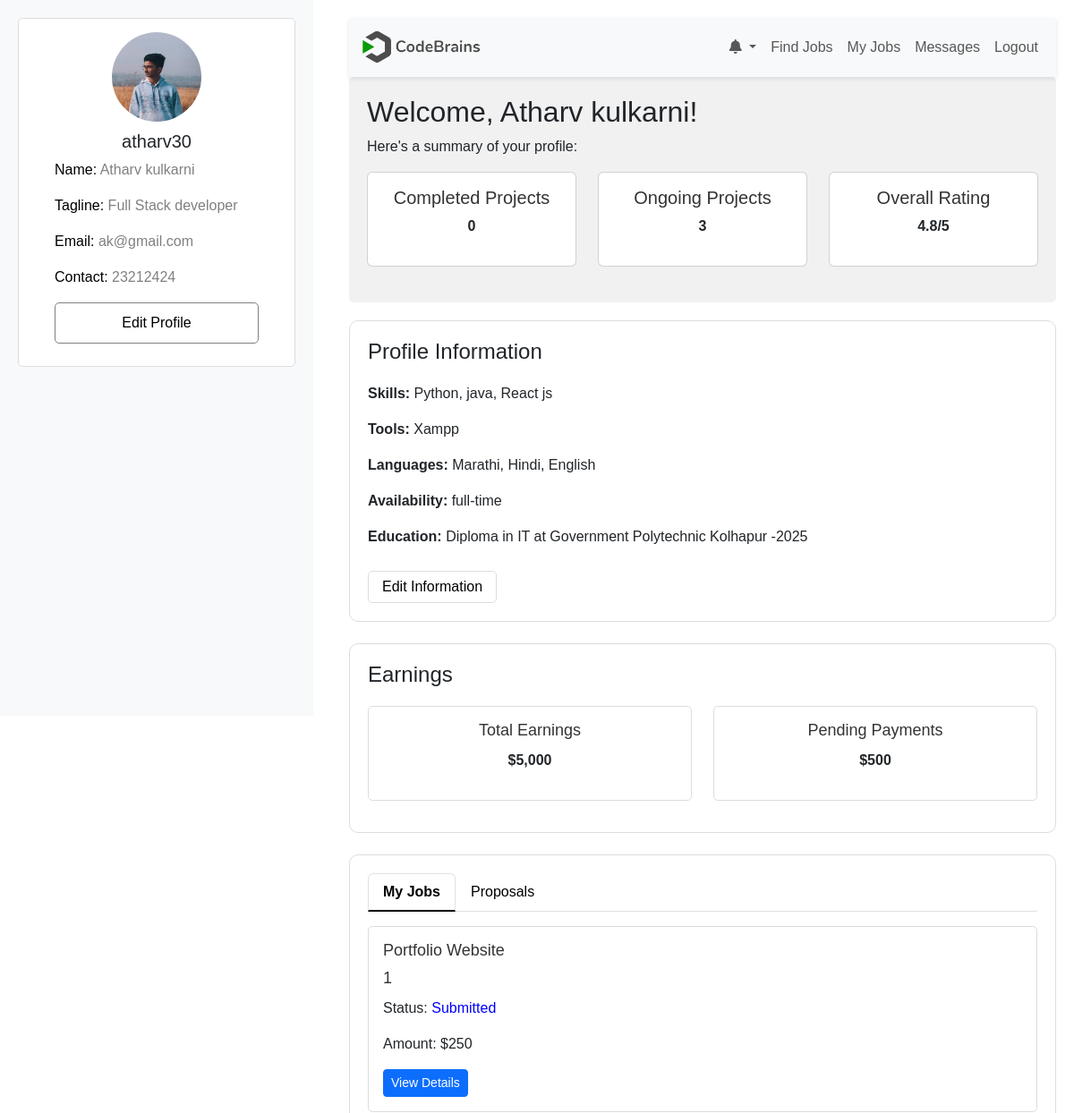
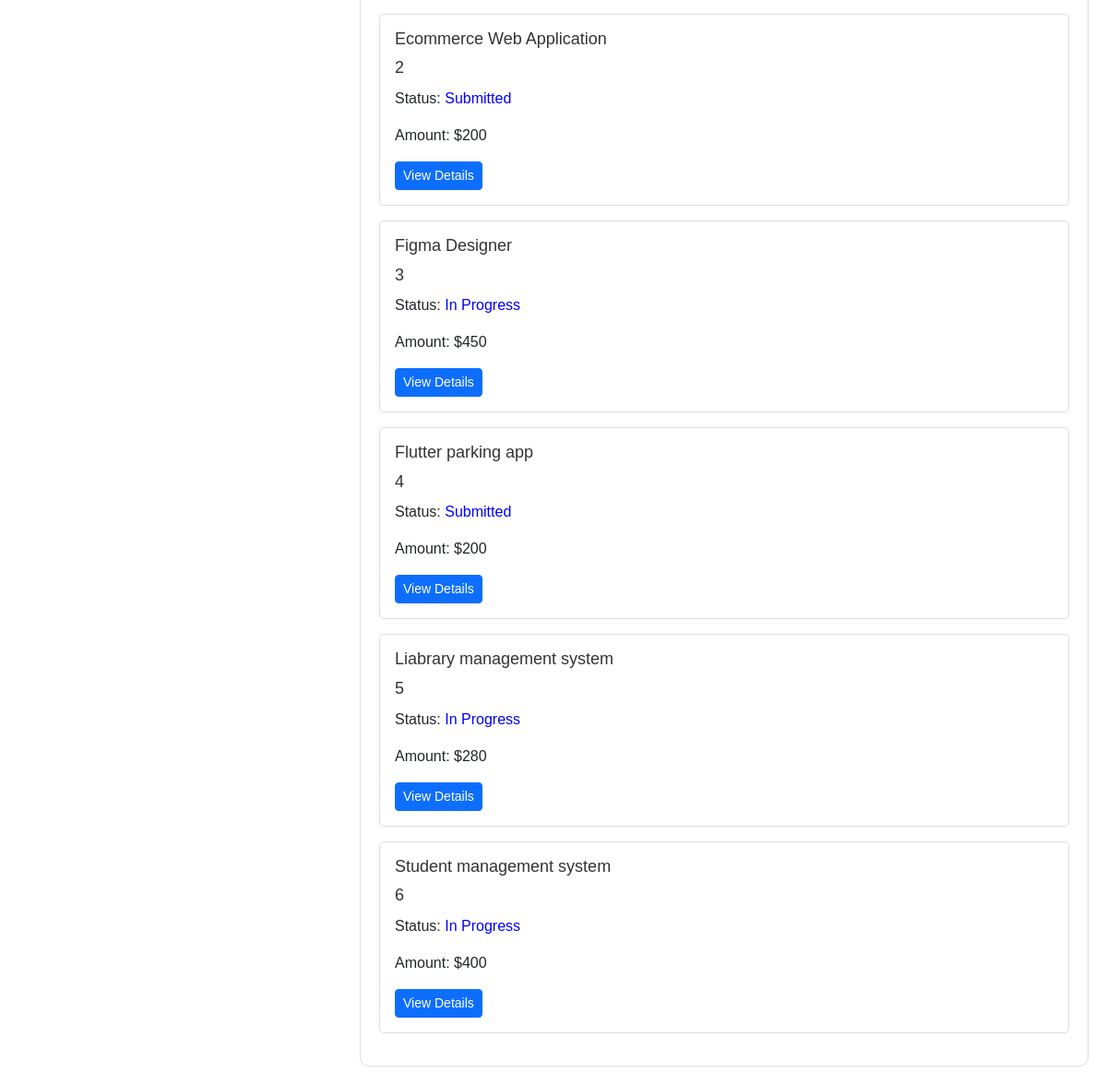
The page /PHPUIFiles/freelancer_dashboard.php (signed in) on the database as committed earlier (2 pictures, top to bottom).
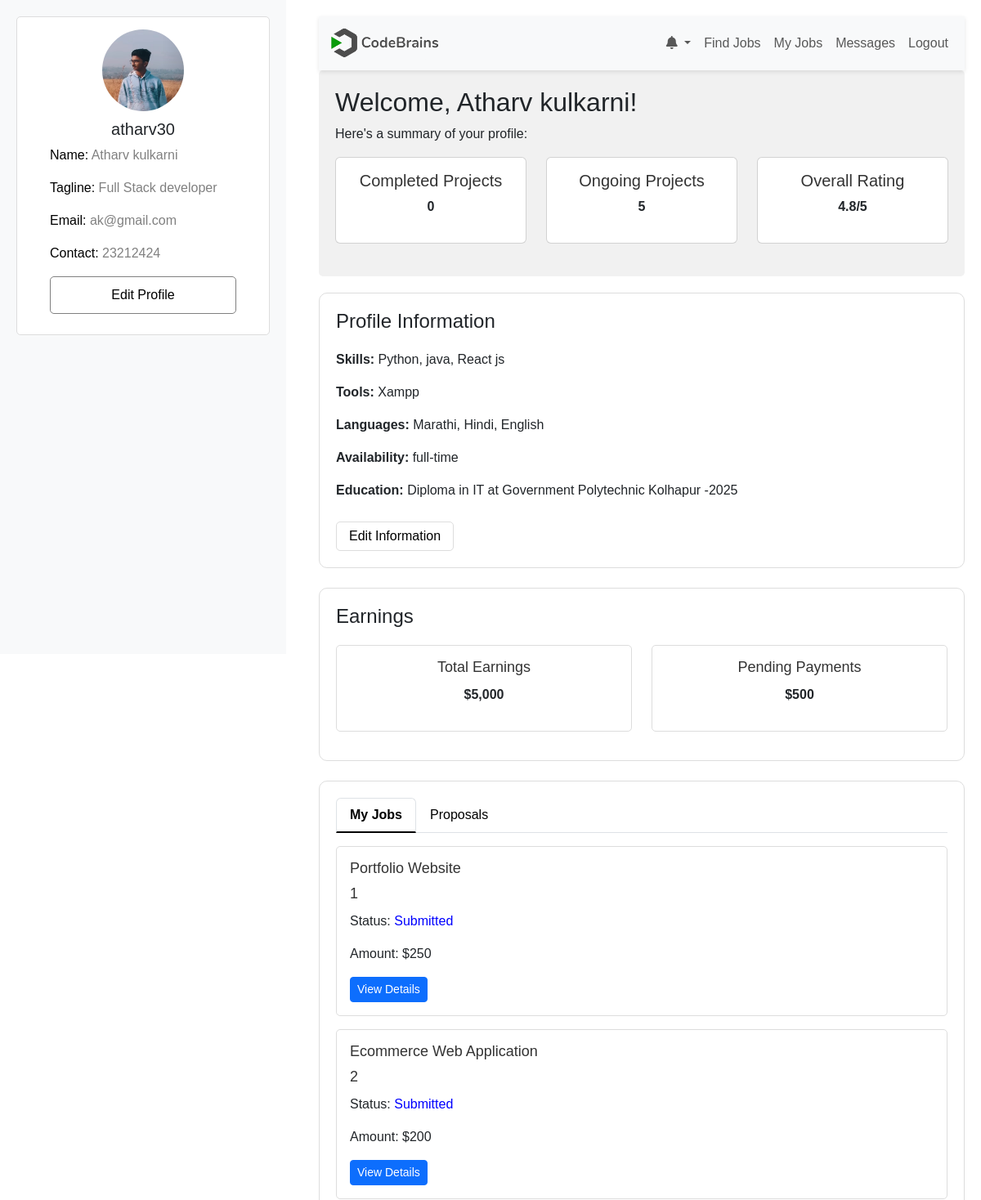
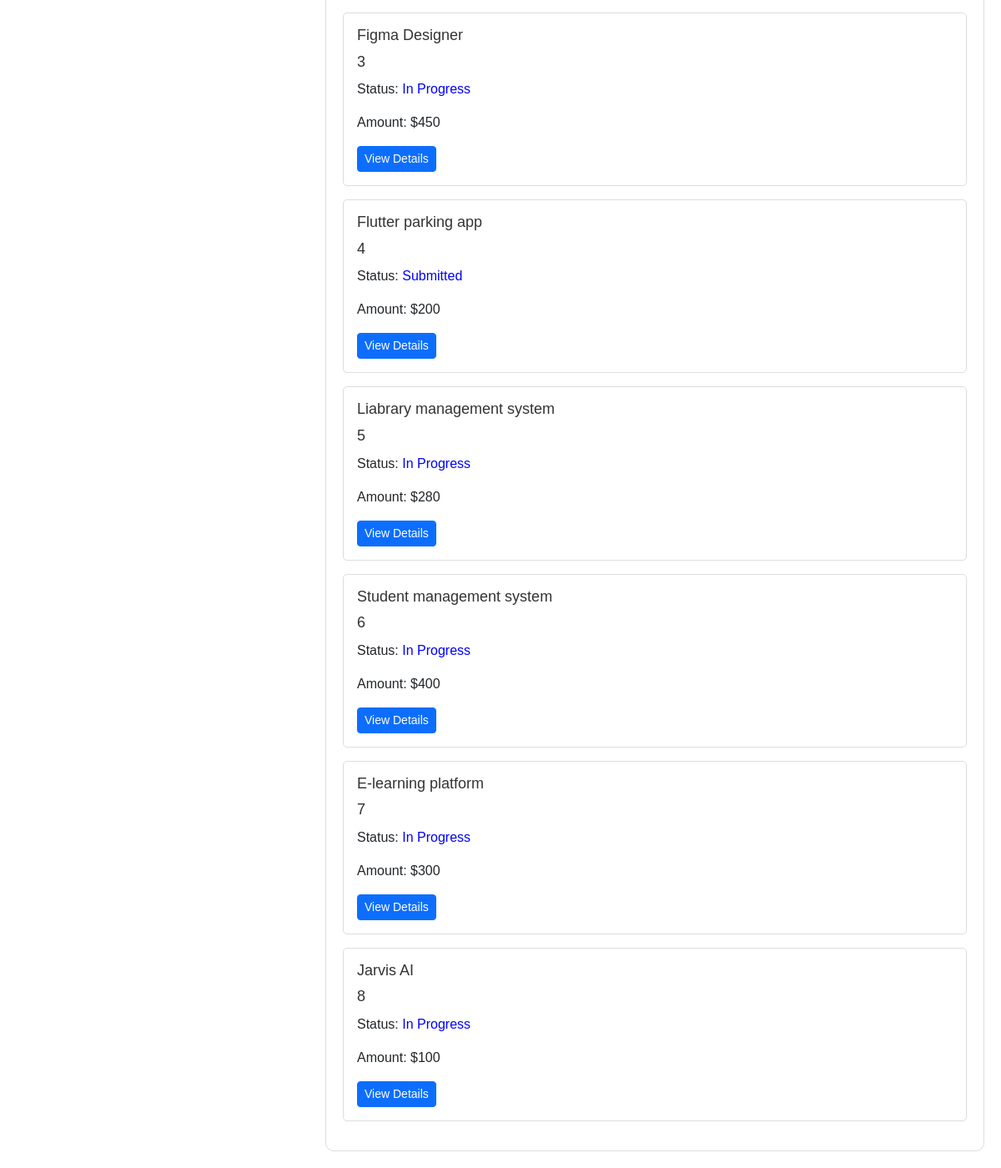
The same page on the database as committed later (2 pictures, top to bottom).
### tables this page shows
CREATE TABLE "freelancers" (
	"id"	INTEGER,
	"name"	TEXT NOT NULL,
	"username"	TEXT NOT NULL,
	"password"	TEXT NOT NULL,
	"email"	TEXT NOT NULL,
	"contact"	TEXT NOT NULL,
	"gender"	TEXT NOT NULL,
	"dob"	TEXT NOT NULL,
	"skills"	TEXT NOT NULL,
	"tools"	TEXT NOT NULL,
	"tagline"	TEXT NOT NULL,
	"about_me"	TEXT NOT NULL,
	"experience"	INTEGER NOT NULL,
	"languages"	TEXT NOT NULL,
	"availability"	TEXT NOT NULL,
	"degree"	TEXT NOT NULL,
	"institute"	TEXT NOT NULL,
	"graduation_year"	INTEGER NOT NULL,
	"profile_picture"	TEXT,
	"resume"	TEXT,
	"usertype"	TEXT NOT NULL, earnings REAL DEFAULT 0, pending_payments REAL DEFAULT 0,
	PRIMARY KEY("id" AUTOINCREMENT)
);

CREATE TABLE orders (
    id INTEGER PRIMARY KEY AUTOINCREMENT,
    job_id INTEGER NOT NULL,
    freelancer_id INTEGER NOT NULL,
    user_id INTEGER NOT NULL,
    proposal_id INTEGER NOT NULL,
    amount REAL NOT NULL,
    status TEXT DEFAULT 'In Progress',
    created_at DATETIME DEFAULT CURRENT_TIMESTAMP, submission_date TEXT, submission_notes TEXT, submission_status TEXT DEFAULT 'Not Submitted', platform_fee REAL, freelancer_amount REAL, completed_at DATETIME,
    FOREIGN KEY(job_id) REFERENCES jobs(id),
    FOREIGN KEY(freelancer_id) REFERENCES freelancers(id),
    FOREIGN KEY(user_id) REFERENCES users(id),
    FOREIGN KEY(proposal_id) REFERENCES proposals(id)
);

CREATE TABLE "jobs" (
	"id"	INTEGER,
	"username"	TEXT NOT NULL,
	"job_title"	TEXT NOT NULL,
	"job_category"	NUMERIC NOT NULL,
	"job_description"	NUMERIC NOT NULL,
	"primary_skill"	TEXT NOT NULL,
	"additional_skills"	NUMERIC,
	"experience_level"	TEXT NOT NULL,
	"budget"	REAL NOT NULL,
	"deadline"	DATE NOT NULL,
	"attachments"	TEXT,
	"additional_questions"	TEXT,
	"status"	TEXT DEFAULT 'Open',
	"NoOfbidsReceived"	INTEGER DEFAULT 0,
	"posted_date"	DATETIME DEFAULT CURRENT_TIMESTAMP, user_id INTEGER,
	PRIMARY KEY("id" AUTOINCREMENT)
);

### PHPUIFiles/freelancer_dashboard.php (the view, shortened to what this page needs)
<?php
$db = new SQLite3('C:\xampp\htdocs\FreelanceMarketplace\Connection\Freelance_db.db');
if (isset($_SESSION["username"])) {
    $username = $_SESSION["username"];
} else {
    echo "username not set";
}
$sql = "SELECT * FROM freelancers WHERE username='$username'";
$result = $db->query($sql);
if ($result) {
    while ($row = $result->fetchArray(SQLITE3_ASSOC)) {
        $name = $row['name'];
        $username = $row['username'];
        $email = $row['email'];
        $contact = $row['contact'];
        $skills = $row['skills'];
        $tools = $row['tools'];
        $tagline = $row['tagline'];
        $languages = $row['languages'];
        $availability = $row['availability'];
        $degree = $row['degree'];
        $institute = $row['institute'];
        $graduationYear = $row['graduation_year'];
        $profilePicture = $row['profile_picture'];
    }
} else {
    echo "0 results";
}
$completedProjectsCount = 0;
$ongoingProjectsCount = 0;
$sql = "SELECT status, COUNT(*) as count FROM orders WHERE freelancer_id = (SELECT id FROM freelancers WHERE username = '$username') GROUP BY status";
$result = $db->query($sql);
if ($result) {
    while ($row = $result->fetchArray(SQLITE3_ASSOC)) {
        if ($row['status'] == 'Completed') {
            $completedProjectsCount = $row['count'];
        } elseif ($row['status'] == 'In Progress') {
            $ongoingProjectsCount = $row['count'];
        }
    }
}
$myJobs = [];
$sql = "SELECT orders.*, jobs.job_title as job_title
        FROM orders
        JOIN jobs ON orders.job_id = jobs.id
        WHERE orders.freelancer_id = (SELECT id FROM freelancers WHERE username = '$username')
        AND orders.status IN ('In Progress', 'Completed', 'Review','Submitted')";
$result = $db->query($sql);
if ($result) {
    while ($row = $result->fetchArray(SQLITE3_ASSOC)) {
        $myJobs[] = $row;
    }
}
?>
<!DOCTYPE html>
<html lang="en">
<head>
    <link rel="stylesheet" href="https://cdnjs.cloudflare.com/ajax/libs/font-awesome/6.0.0-beta3/css/all.min.css">
    <link rel="stylesheet" href="https://cdnjs.cloudflare.com/ajax/libs/bootstrap/5.3.0/css/bootstrap.min.css">
    <link rel="stylesheet" href="../CSS files/freelancer_dashboard.css">
</head>
<body>
<div class="sidebar">
    <div class="profile-card">
        <img src="<?php echo $profilePicture; ?>" alt="Freelancer Profile">
        <h5><?php echo $username ?></h5>
        <p><span>Name:</span> <?php echo $name ?></p>
        <p><span>Tagline:</span> <?php echo $tagline ?></p>
        <p><span>Email:</span> <?php echo $email ?></p>
        <p><span>Contact:</span> <?php echo $contact ?></p>
        <a href="#edit-profile" id="edit-profile">Edit Profile</a>
    </div>
</div>
<div class="main-content">
    <nav class="navbar navbar-expand-lg navbar-light bg-light">
        <div class="container-fluid">
            <a class="navbar-brand" href="#">
                <img src="../Assets/logo2.png" alt="">
            </a>
            <div class="collapse navbar-collapse" id="navbarNav">
                <ul class="navbar-nav ms-auto">
                <li class="nav-item dropdown">
            <a class="nav-link dropdown-toggle" href="#" id="notificationsDropdown" role="button" data-bs-toggle="dropdown" aria-expanded="false">
                <i class="fas fa-bell"></i>
            </a>
        </li>
                    <li class="nav-item"><a class="nav-link" href="./Find-Job.php">Find Jobs</a></li>
                    <li class="nav-item"><a class="nav-link" href="#my-jobs">My Jobs</a></li>
                    <li class="nav-item"><a class="nav-link" href="./freelancer_messages.php">Messages</a></li>
                    <li class="nav-item"><a class="nav-link" href="#logout">Logout</a></li>
                </ul>
            </div>
        </div>
    </nav>
    <div class="overview-panel">
        <h2>Welcome, <?php echo $name ?>!</h2>
        <p>Here's a summary of your profile:</p>
        <div class="row">
            <div class="col-md-4">
                <div class="card text-center">
                    <div class="card-body">
                        <h5>Completed Projects</h5>
                        <p><strong><?php echo $completedProjectsCount; ?></strong></p>
                    </div>
                </div>
            </div>
            <div class="col-md-4">
                <div class="card text-center">
                    <div class="card-body">
                        <h5>Ongoing Projects</h5>
                        <p><strong><?php echo $ongoingProjectsCount; ?></strong></p>
                    </div>
                </div>
            </div>
            <div class="col-md-4">
                <div class="card text-center">
                    <div class="card-body">
                        <h5>Overall Rating</h5>
                        <p><strong>4.8/5</strong></p>
                    </div>
                </div>
            </div>
        </div>
    </div>
    <div class="profile-section">
        <h4>Profile Information</h4>
        <p><strong>Skills:</strong> <?php echo $skills ?></p>
        <p><strong>Tools:</strong> <?php echo $tools ?></p>
        <p><strong>Languages:</strong> <?php echo $languages ?></p>
        <p><strong>Availability:</strong> <?php echo $availability ?></p>
        <p><strong>Education:</strong> <?php echo $degree ?> at <?php echo $institute ?>-<?php echo $graduationYear ?></p>
        <button class="edit-btn">Edit Information</button>
    </div>
    <div class="profile-section mt-4" id="earnings">
        <h4>Earnings</h4>
        <div class="row">
            <div class="col-md-6">
                <div class="card text-center">
                    <div class="card-body">
                        <h5>Total Earnings</h5>
                        <p><strong>$5,000</strong></p>
                    </div>
                </div>
            </div>
            <div class="col-md-6">
                <div class="card text-center">
                    <div class="card-body">
                        <h5>Pending Payments</h5>
                        <p><strong>$500</strong></p>
                    </div>
                </div>
            </div>
        </div>
    </div>
    <div class="profile-section mt-4">
        <ul class="nav nav-tabs" id="myTab" role="tablist">
            <li class="nav-item" role="presentation">
                <button class="nav-link active" id="my-jobs-tab" data-bs-toggle="tab" data-bs-target="#my-jobs-content" type="button" role="tab" aria-controls="my-jobs-content" aria-selected="true">My Jobs</button>
            </li>
            <li class="nav-item" role="presentation">
                <button class="nav-link" id="proposals-tab" data-bs-toggle="tab" data-bs-target="#proposals-content" type="button" role="tab" aria-controls="proposals-content" aria-selected="false">Proposals</button>
            </li>
        </ul>
        <div class="tab-content" id="myTabContent">
            <div class="tab-pane fade show active" id="my-jobs-content" role="tabpanel" aria-labelledby="my-jobs-tab">
                <?php if (!empty($myJobs)): ?>
                    <?php foreach ($myJobs as $job): ?>
                        <div class="card mt-3">
                            <div class="card-body">
                                <h5> <?php echo $job['job_title']; ?></h5>
                                <h5> <?php echo $job['id']; ?></h5>
                                <p>Status: <span style="color: <?php echo $job['status'] == 'Completed' ? 'green' : 'blue'; ?>;"><?php echo $job['status']; ?></span></p>
                                <p>Amount: $<?php echo $job['amount']; ?></p>
                                <a href="./job_details_freelancer.php?id=<?= $job['id'] ?>&status=<?= htmlspecialchars($job['status']) ?>" class="btn btn-primary btn-sm">View Details</a>
                            </div>
                        </div>
                    <?php endforeach; ?>
                <?php else: ?>
                    <p>No jobs found.</p>
                <?php endif; ?>
            </div>
        </div>
    </div>
</div>
</body>
</html>

### CSS files/freelancer_dashboard.css (style rules this page uses)
body { font-family: Arial, sans-serif; }
.sidebar { height: 100vh; background-color: #f8f9fa; padding: 20px; position: fixed; width: 350px; }
.sidebar .profile-card { background: #ffffff; padding: 15px 40px; border-radius: 5px; text-align: center; border: 1px solid #ddd; margin-bottom: 20px; }
.sidebar .profile-card img { width: 100px; height: 100px; border-radius: 50%; margin-bottom: 10px; }
.profile-card p { text-align: left; color: grey; }
.profile-card p span { color: black; }
#edit-profile { display: block; margin: 10px 0; text-decoration: none; color: #ddd; background-color: transparemt; color: black; border: 1px solid grey; padding: 10px 35px; border-radius: 5px; cursor: pointer; }
.main-content { margin-left: 370px; padding: 20px; }
.navbar { width: 100%; box-shadow: 0 2px 5px rgba(0, 0, 0, 0.1); }
.navbar-brand { display: flex; align-items: center; }
.navbar-brand img { max-height: 40px; margin-right: 10px; }
.overview-panel { background: #f1f1f1; padding: 20px; border-radius: 5px; margin-bottom: 20px; }
.card { margin-bottom: 20px; }
.profile-section { padding: 20px; background-color: #fff; border: 1px solid #ddd; border-radius: 10px; }
.profile-section h4 { margin-bottom: 20px; }
.edit-btn { background-color: transparent; color: black; border: 1px solid #ddd; padding: 5px 15px; border-radius: 5px; cursor: pointer; margin-top: 10px; }
.profile-section .card { border: 1px solid #ddd; border-radius: 5px; margin-bottom: 15px; }
.profile-section .card-body h5 { font-size: 18px; margin-bottom: 10px; }
.card-body h5 { font-size: 20px; color: #333; }
.main-content { margin-left: 370px; padding: 20px; max-width: calc(100% - 370px); overflow: hidden; }

### PHPUIFiles/freelancer_dashboard.php (style rules this page uses)
.nav-tabs .nav-link { color: #000; }
.nav-tabs .nav-link.active { font-weight: bold; border-bottom: 2px solid #000; }

Rows that differ between the two databases and show on the page:
added orders: job.job_title "E-learning platform", id "7", status "In Progress", amount "300"
added orders: job.job_title "Jarvis AI", id "8", status "In Progress", amount "100"
Other text that changed with them:
$ongoingProjectsCount: "3" → "5"
